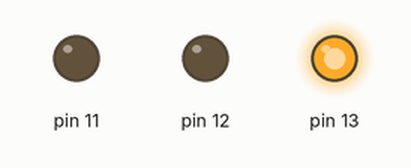
The sketch below on a simulated Arduino Uno, built with avr-gcc and run on an emulated ATmega328P. Parts: output pins drawn as LEDs (lit = HIGH).

Above: at 0.5 s.
At 1.2 s:
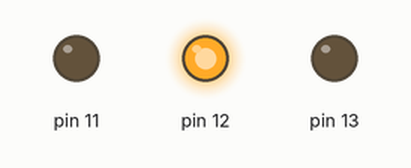
At 4.5 s:
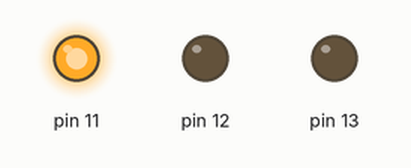
Timing chart, 0 to 5.8 s (numbered marks = the images above):
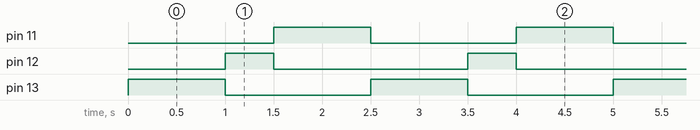

Measured:
- by itself, pin 11, pin 13: alternates HIGH for 1.0 s and LOW for 1.5 s
- by itself, pin 12: alternates HIGH for 0.50 s and LOW for 2.0 s
- by itself, everything shown: repeats every 2.5 s, in 4 steps

The sketch:

semaforoled.ino
```cpp
// C++ code
//
void setup()
{
  pinMode(13, OUTPUT);
  pinMode(12, OUTPUT);
  pinMode(11, OUTPUT);
}

void loop()
{
  digitalWrite(13, HIGH);
  delay(1000);
  digitalWrite(13, LOW);
  delay(0);

   digitalWrite(12, HIGH);
  delay(500);
  digitalWrite(12, LOW);
  delay(0);

   digitalWrite(11, HIGH);
  delay(1000);
  digitalWrite(11, LOW);
  delay(0);

}
```
